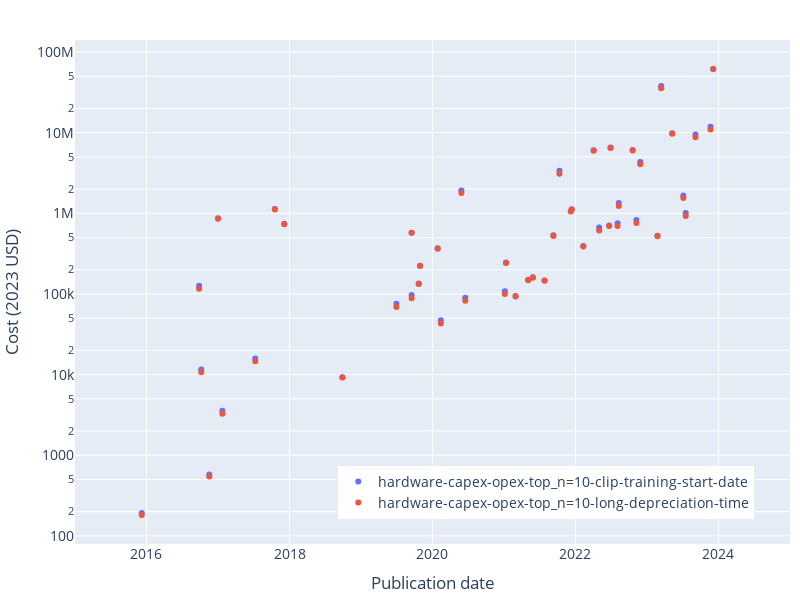

Here is the notebook cell this chart was saved with:
### Code cell
fig = px.scatter(
    combined_cost_df,
    x='Publication date',
    y=col,
    color='Source',
    hover_data=['System'],
    log_y=True,
)
fig.update_traces(textposition='top center')

# legend
fig.update_layout(
    legend_title_text='',
    legend=dict(
        orientation='h',
        yanchor='bottom',
        y=0.05,
        xanchor='right',
        x=0.95,
    ),
)

# axis labels
fig.update_xaxes(title_text='Publication date')
fig.update_yaxes(title_text='Cost (2023 USD)')

# title
fig.update_layout(title_text='')

# update size
fig.update_layout(
    autosize=False,
    width=800,
    height=600,
    title_font=dict(
        size=16,
    )
)

# font size
fig.update_layout(
    font=dict(
        size=14,
    )
)

# axis limits
fig.update_xaxes(range=['2015-01-01', '2025-01-01'])

# margins
fig.update_layout(margin=dict(l=10, r=10, t=40, b=10))

save_plot(fig, results_dir, 'cost_scatter_comparison')

fig.show()

### Figure 1 — Plotly figure (JSON) as saved in the notebook; plotly's stock layout.template omitted (floating-point values rounded to 4 significant figures)
{"data": [{"customdata": [["Gemini Ultra"], ["Inflection-2"], ["Grok-1"], ["ChatGLM3"], ["Falcon-180B"], ["Llama 2-70B"], ["Claude 2"], ["xTrimoPGLM -100B"], ["PaLM 2"], ["GPT-4"], ["LLaMA-65B"], ["GPT-3.5 (text-davinci-003)"], ["BLOOM-176B"], ["U-PaLM (540B)"], ["BlenderBot 3"], ["GLM-130B"], ["Minerva (540B)"], ["Parti"], ["OPT-175B"], ["PaLM (540B)"], ["Chinchilla"], ["ST-MoE"], ["LaMDA"], ["AlphaCode"], ["ERNIE 3.0 Titan"], ["GLaM"], ["Gopher (280B)"], ["Yuan 1.0"], ["Megatron-Turing NLG 530B"], ["HyperCLOVA"], ["GOAT"], ["ByT5-XXL"], ["ProtT5-XXL"], ["Meta Pseudo Labels"], ["Switch"], ["DALL-E"], ["mT5-XXL"], ["iGPT-XL"], ["GPT-3 175B (davinci)"], ["Turing-NLG"], ["Meena"], ["OpenAI Five"], ["OpenAI Five Rerun"], ["AlphaStar"], ["T5-11B"], ["Megatron-BERT"], ["Megatron-LM (8.3B)"], ["RoBERTa Large"], ["XLNet"], ["GPT-2 (1.5B)"], ["BigGAN-deep 512x512"], ["FTW"], ["ResNeXt-101 32x48d"], ["AlphaZero"], ["AlphaGo Zero"], ["OpenAI TI7 DOTA 1v1"], ["JFT"], ["MoE"], ["Libratus"], ["AlphaGo Master"], ["PolyNet"], ["NASv3 (CIFAR-10)"], ["Xception"], ["GNMT"], ["AlphaGo Lee"], ["ResNet-152 (ImageNet)"], ["DeepSpeech2 (English)"]], "hovertemplate": "Source=hardware-capex-opex-top_n=10-clip-training-start-date<br>Publication date=%{x}<br>Cost (inflation-adjusted)=%{y}<br>System=%{customdata[0]}<extra></extra>", "legendgroup": "hardware-capex-opex-top_n=10-clip-training-start-date", "marker": {"color": "#636efa", "symbol": "circle"}, "mode": "markers", "name": "hardware-capex-opex-top_n=10-clip-training-start-date", "orientation": "v", "showlegend": true, "textposition": "top center", "type": "scatter", "x": ["2023-12-06", "2023-11-22", "2023-11-04", "2023-10-27", "2023-09-06", "2023-07-18", "2023-07-11", "2023-07-06", "2023-05-10", "2023-03-15", "2023-02-24", "2022-11-28", "2022-11-08", "2022-10-20", "2022-08-10", "2022-08-04", "2022-06-29", "2022-06-22", "2022-05-02", "2022-04-04", "2022-03-29", "2022-02-17", "2022-02-10", "2022-02-02", "2021-12-23", "2021-12-13", "2021-12-08", "2021-10-12", "2021-10-11", "2021-09-10", "2021-07-27", "2021-05-28", "2021-05-04", "2021-03-01", "2021-01-11", "2021-01-05", "2020-10-20", "2020-06-17", "2020-05-28", "2020-02-13", "2020-01-28", "2019-12-13", "2019-12-13", "2019-10-30", "2019-10-23", "2019-09-17", "2019-09-17", "2019-07-01", "2019-06-01", "2019-02-14", "2018-09-28", "2018-07-03", "2018-05-02", "2017-12-05", "2017-10-18", "2017-08-11", "2017-07-10", "2017-01-23", "2017-01-01", "2017-01-01", "2016-11-17", "2016-11-05", "2016-10-07", "2016-09-26", "2016-01-27", "2015-12-10", "2015-12-08"], "xaxis": "x", "y": [61700000.0, 11830000.0, null, null, 9482000.0, 1006000.0, null, 1667000.0, 9853000.0, 38050000.0, 528200.0, 4336000.0, 823900.0, 6105000.0, 1338000.0, 750800.0, 6528000.0, 705700.0, 668000.0, 6048000.0, null, null, 392400.0, null, null, 1120000.0, 1065000.0, null, 3376000.0, 535400.0, 147400.0, 161200.0, 149600.0, 94140.0, 244900.0, 108300.0, null, 89570.0, 1924000.0, 47110.0, 368200.0, null, null, 224500.0, 134700.0, 574800.0, 96820.0, 75430.0, null, null, 9307.0, null, null, 744100.0, 1129000.0, null, 15860.0, 3552.0, null, 870800.0, 578.9, null, 11580.0, 126000.0, null, null, 192.9], "yaxis": "y"}, {"customdata": [["Gemini Ultra"], ["Inflection-2"], ["Grok-1"], ["ChatGLM3"], ["Falcon-180B"], ["Llama 2-70B"], ["Claude 2"], ["xTrimoPGLM -100B"], ["PaLM 2"], ["GPT-4"], ["LLaMA-65B"], ["GPT-3.5 (text-davinci-003)"], ["BLOOM-176B"], ["U-PaLM (540B)"], ["BlenderBot 3"], ["GLM-130B"], ["Minerva (540B)"], ["Parti"], ["OPT-175B"], ["PaLM (540B)"], ["Chinchilla"], ["ST-MoE"], ["LaMDA"], ["AlphaCode"], ["ERNIE 3.0 Titan"], ["GLaM"], ["Gopher (280B)"], ["Yuan 1.0"], ["Megatron-Turing NLG 530B"], ["HyperCLOVA"], ["GOAT"], ["ByT5-XXL"], ["ProtT5-XXL"], ["Meta Pseudo Labels"], ["Switch"], ["DALL-E"], ["mT5-XXL"], ["iGPT-XL"], ["GPT-3 175B (davinci)"], ["Turing-NLG"], ["Meena"], ["OpenAI Five"], ["OpenAI Five Rerun"], ["AlphaStar"], ["T5-11B"], ["Megatron-BERT"], ["Megatron-LM (8.3B)"], ["RoBERTa Large"], ["XLNet"], ["GPT-2 (1.5B)"], ["BigGAN-deep 512x512"], ["FTW"], ["ResNeXt-101 32x48d"], ["AlphaZero"], ["AlphaGo Zero"], ["OpenAI TI7 DOTA 1v1"], ["JFT"], ["MoE"], ["Libratus"], ["AlphaGo Master"], ["PolyNet"], ["NASv3 (CIFAR-10)"], ["Xception"], ["GNMT"], ["AlphaGo Lee"], ["ResNet-152 (ImageNet)"], ["DeepSpeech2 (English)"]], "hovertemplate": "Source=hardware-capex-opex-top_n=10-long-depreciation-time<br>Publication date=%{x}<br>Cost (inflation-adjusted)=%{y}<br>System=%{customdata[0]}<extra></extra>", "legendgroup": "hardware-capex-opex-top_n=10-long-depreciation-time", "marker": {"color": "#EF553B", "symbol": "circle"}, "mode": "markers", "name": "hardware-capex-opex-top_n=10-long-depreciation-time", "orientation": "v", "showlegend": true, "textposition": "top center", "type": "scatter", "x": ["2023-12-06", "2023-11-22", "2023-11-04", "2023-10-27", "2023-09-06", "2023-07-18", "2023-07-11", "2023-07-06", "2023-05-10", "2023-03-15", "2023-02-24", "2022-11-28", "2022-11-08", "2022-10-20", "2022-08-10", "2022-08-04", "2022-06-29", "2022-06-22", "2022-05-02", "2022-04-04", "2022-03-29", "2022-02-17", "2022-02-10", "2022-02-02", "2021-12-23", "2021-12-13", "2021-12-08", "2021-10-12", "2021-10-11", "2021-09-10", "2021-07-27", "2021-05-28", "2021-05-04", "2021-03-01", "2021-01-11", "2021-01-05", "2020-10-20", "2020-06-17", "2020-05-28", "2020-02-13", "2020-01-28", "2019-12-13", "2019-12-13", "2019-10-30", "2019-10-23", "2019-09-17", "2019-09-17", "2019-07-01", "2019-06-01", "2019-02-14", "2018-09-28", "2018-07-03", "2018-05-02", "2017-12-05", "2017-10-18", "2017-08-11", "2017-07-10", "2017-01-23", "2017-01-01", "2017-01-01", "2016-11-17", "2016-11-05", "2016-10-07", "2016-09-26", "2016-01-27", "2015-12-10", "2015-12-08"], "xaxis": "x", "y": [61700000.0, 10920000.0, null, null, 8787000.0, 925400.0, null, 1544000.0, 9729000.0, 35610000.0, 518300.0, 4058000.0, 757100.0, 6027000.0, 1233000.0, 694500.0, 6445000.0, 696700.0, 613000.0, 5971000.0, null, null, 387700.0, null, null, 1106000.0, 1052000.0, null, 3093000.0, 525000.0, 145600.0, 159200.0, 147700.0, 92980.0, 241800.0, 99620.0, null, 82210.0, 1786000.0, 43180.0, 363600.0, null, null, 221600.0, 133100.0, 574800.0, 88750.0, 69080.0, null, null, 9188.0, null, null, 734500.0, 1114000.0, null, 14670.0, 3282.0, null, 859500.0, 547.2, null, 10680.0, 116100.0, null, null, 181.4], "yaxis": "y"}], "layout": {"autosize": false, "font": {"size": 14}, "height": 600, "legend": {"orientation": "h", "title": {"text": ""}, "tracegroupgap": 0, "x": 0.95, "xanchor": "right", "y": 0.05, "yanchor": "bottom"}, "margin": {"b": 10, "l": 10, "r": 10, "t": 40}, "title": {"font": {"size": 16}, "text": ""}, "width": 800, "xaxis": {"anchor": "y", "domain": [0, 1], "range": ["2015-01-01", "2025-01-01"], "title": {"text": "Publication date"}}, "yaxis": {"anchor": "x", "domain": [0, 1], "title": {"text": "Cost (2023 USD)"}, "type": "log"}}}
